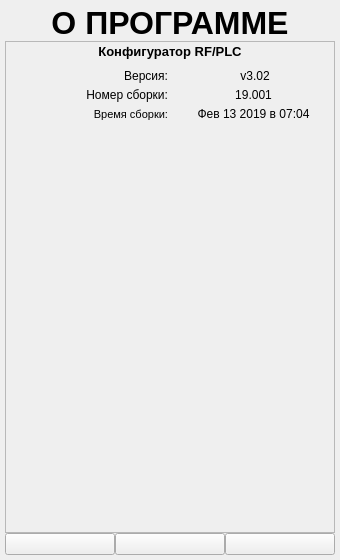
<?xml version="1.0" encoding="UTF-8"?>
<ui version="4.0">
 <class>About_Form</class>
 <widget class="QWidget" name="About_Form">
  <property name="geometry">
   <rect>
    <x>0</x>
    <y>0</y>
    <width>340</width>
    <height>560</height>
   </rect>
  </property>
  <property name="windowTitle">
   <string>Form</string>
  </property>
  <layout class="QVBoxLayout" name="verticalLayout_2">
   <property name="spacing">
    <number>0</number>
   </property>
   <property name="leftMargin">
    <number>5</number>
   </property>
   <property name="topMargin">
    <number>5</number>
   </property>
   <property name="rightMargin">
    <number>5</number>
   </property>
   <property name="bottomMargin">
    <number>5</number>
   </property>
   <item>
    <widget class="QLabel" name="label_1">
     <property name="sizePolicy">
      <sizepolicy hsizetype="Expanding" vsizetype="Minimum">
       <horstretch>0</horstretch>
       <verstretch>0</verstretch>
      </sizepolicy>
     </property>
     <property name="minimumSize">
      <size>
       <width>0</width>
       <height>0</height>
      </size>
     </property>
     <property name="font">
      <font>
       <family>Microsoft YaHei UI</family>
       <pointsize>24</pointsize>
       <weight>75</weight>
       <bold>true</bold>
      </font>
     </property>
     <property name="text">
      <string>О ПРОГРАММЕ</string>
     </property>
     <property name="alignment">
      <set>Qt::AlignCenter</set>
     </property>
    </widget>
   </item>
   <item>
    <widget class="QScrollArea" name="scrollArea">
     <property name="horizontalScrollBarPolicy">
      <enum>Qt::ScrollBarAlwaysOff</enum>
     </property>
     <property name="widgetResizable">
      <bool>true</bool>
     </property>
     <widget class="QWidget" name="scrollAreaWidgetContents">
      <property name="geometry">
       <rect>
        <x>0</x>
        <y>0</y>
        <width>328</width>
        <height>467</height>
       </rect>
      </property>
      <layout class="QVBoxLayout" name="verticalLayout">
       <property name="spacing">
        <number>0</number>
       </property>
       <property name="leftMargin">
        <number>0</number>
       </property>
       <property name="topMargin">
        <number>2</number>
       </property>
       <property name="rightMargin">
        <number>0</number>
       </property>
       <property name="bottomMargin">
        <number>2</number>
       </property>
       <item>
        <widget class="QLabel" name="AppName">
         <property name="sizePolicy">
          <sizepolicy hsizetype="Expanding" vsizetype="Minimum">
           <horstretch>0</horstretch>
           <verstretch>0</verstretch>
          </sizepolicy>
         </property>
         <property name="minimumSize">
          <size>
           <width>0</width>
           <height>0</height>
          </size>
         </property>
         <property name="font">
          <font>
           <family>Microsoft YaHei UI</family>
           <pointsize>10</pointsize>
           <weight>75</weight>
           <bold>true</bold>
          </font>
         </property>
         <property name="text">
          <string>Конфигуратор RF/PLC</string>
         </property>
         <property name="alignment">
          <set>Qt::AlignCenter</set>
         </property>
        </widget>
       </item>
       <item>
        <layout class="QGridLayout" name="gridLayout">
         <property name="leftMargin">
          <number>0</number>
         </property>
         <property name="topMargin">
          <number>10</number>
         </property>
         <property name="rightMargin">
          <number>0</number>
         </property>
         <property name="bottomMargin">
          <number>10</number>
         </property>
         <property name="spacing">
          <number>5</number>
         </property>
         <item row="0" column="1">
          <widget class="QLabel" name="label_3">
           <property name="sizePolicy">
            <sizepolicy hsizetype="Expanding" vsizetype="Minimum">
             <horstretch>0</horstretch>
             <verstretch>0</verstretch>
            </sizepolicy>
           </property>
           <property name="font">
            <font>
             <family>Microsoft YaHei UI</family>
             <weight>50</weight>
             <bold>false</bold>
            </font>
           </property>
           <property name="text">
            <string>Версия:</string>
           </property>
           <property name="alignment">
            <set>Qt::AlignRight|Qt::AlignTrailing|Qt::AlignVCenter</set>
           </property>
          </widget>
         </item>
         <item row="2" column="2">
          <widget class="QLabel" name="BuildingTime">
           <property name="sizePolicy">
            <sizepolicy hsizetype="Expanding" vsizetype="Minimum">
             <horstretch>0</horstretch>
             <verstretch>0</verstretch>
            </sizepolicy>
           </property>
           <property name="font">
            <font>
             <family>Microsoft YaHei UI</family>
             <weight>50</weight>
             <bold>false</bold>
            </font>
           </property>
           <property name="text">
            <string>Фев 13 2019 в 07:04</string>
           </property>
           <property name="alignment">
            <set>Qt::AlignCenter</set>
           </property>
          </widget>
         </item>
         <item row="0" column="2">
          <widget class="QLabel" name="BuildingVersion">
           <property name="sizePolicy">
            <sizepolicy hsizetype="Expanding" vsizetype="Minimum">
             <horstretch>0</horstretch>
             <verstretch>0</verstretch>
            </sizepolicy>
           </property>
           <property name="font">
            <font>
             <family>Microsoft YaHei UI</family>
             <weight>50</weight>
             <bold>false</bold>
            </font>
           </property>
           <property name="text">
            <string> v3.02</string>
           </property>
           <property name="alignment">
            <set>Qt::AlignCenter</set>
           </property>
          </widget>
         </item>
         <item row="2" column="1">
          <widget class="QLabel" name="label_5">
           <property name="sizePolicy">
            <sizepolicy hsizetype="Expanding" vsizetype="Minimum">
             <horstretch>0</horstretch>
             <verstretch>0</verstretch>
            </sizepolicy>
           </property>
           <property name="minimumSize">
            <size>
             <width>0</width>
             <height>0</height>
            </size>
           </property>
           <property name="font">
            <font>
             <family>Microsoft YaHei UI</family>
             <pointsize>8</pointsize>
             <weight>50</weight>
             <bold>false</bold>
            </font>
           </property>
           <property name="text">
            <string>Время сборки:</string>
           </property>
           <property name="alignment">
            <set>Qt::AlignRight|Qt::AlignTrailing|Qt::AlignVCenter</set>
           </property>
          </widget>
         </item>
         <item row="1" column="1">
          <widget class="QLabel" name="label_4">
           <property name="font">
            <font>
             <weight>50</weight>
             <bold>false</bold>
            </font>
           </property>
           <property name="text">
            <string>Номер сборки:</string>
           </property>
           <property name="alignment">
            <set>Qt::AlignRight|Qt::AlignTrailing|Qt::AlignVCenter</set>
           </property>
          </widget>
         </item>
         <item row="1" column="2">
          <widget class="QLabel" name="BuildingCRC">
           <property name="font">
            <font>
             <weight>50</weight>
             <bold>false</bold>
            </font>
           </property>
           <property name="text">
            <string>19.001</string>
           </property>
           <property name="alignment">
            <set>Qt::AlignCenter</set>
           </property>
          </widget>
         </item>
        </layout>
       </item>
       <item>
        <spacer name="verticalSpacer">
         <property name="orientation">
          <enum>Qt::Vertical</enum>
         </property>
         <property name="sizeHint" stdset="0">
          <size>
           <width>20</width>
           <height>40</height>
          </size>
         </property>
        </spacer>
       </item>
      </layout>
     </widget>
    </widget>
   </item>
   <item>
    <widget class="QWidget" name="DownPanel_Widget" native="true">
     <property name="styleSheet">
      <string notr="true"/>
     </property>
     <layout class="QVBoxLayout" name="verticalLayout_4">
      <property name="spacing">
       <number>0</number>
      </property>
      <property name="leftMargin">
       <number>0</number>
      </property>
      <property name="topMargin">
       <number>0</number>
      </property>
      <property name="rightMargin">
       <number>0</number>
      </property>
      <property name="bottomMargin">
       <number>0</number>
      </property>
      <item>
       <layout class="QHBoxLayout" name="horizontalLayout">
        <property name="spacing">
         <number>0</number>
        </property>
        <item>
         <widget class="QPushButton" name="None">
          <property name="enabled">
           <bool>true</bool>
          </property>
          <property name="sizePolicy">
           <sizepolicy hsizetype="Expanding" vsizetype="Minimum">
            <horstretch>0</horstretch>
            <verstretch>0</verstretch>
           </sizepolicy>
          </property>
          <property name="minimumSize">
           <size>
            <width>0</width>
            <height>0</height>
           </size>
          </property>
          <property name="font">
           <font>
            <family>Microsoft YaHei UI</family>
           </font>
          </property>
          <property name="text">
           <string/>
          </property>
          <property name="icon">
           <iconset>
            <normaloff>:/new/icons/images/OK.png</normaloff>:/new/icons/images/OK.png</iconset>
          </property>
          <property name="iconSize">
           <size>
            <width>30</width>
            <height>30</height>
           </size>
          </property>
          <property name="checkable">
           <bool>false</bool>
          </property>
          <property name="checked">
           <bool>false</bool>
          </property>
         </widget>
        </item>
        <item>
         <widget class="QPushButton" name="Back">
          <property name="sizePolicy">
           <sizepolicy hsizetype="Expanding" vsizetype="Minimum">
            <horstretch>0</horstretch>
            <verstretch>0</verstretch>
           </sizepolicy>
          </property>
          <property name="minimumSize">
           <size>
            <width>0</width>
            <height>0</height>
           </size>
          </property>
          <property name="text">
           <string/>
          </property>
          <property name="iconSize">
           <size>
            <width>30</width>
            <height>30</height>
           </size>
          </property>
         </widget>
        </item>
        <item>
         <widget class="QPushButton" name="Apply">
          <property name="sizePolicy">
           <sizepolicy hsizetype="Expanding" vsizetype="Minimum">
            <horstretch>0</horstretch>
            <verstretch>0</verstretch>
           </sizepolicy>
          </property>
          <property name="minimumSize">
           <size>
            <width>0</width>
            <height>0</height>
           </size>
          </property>
          <property name="font">
           <font>
            <family>Microsoft YaHei UI</family>
           </font>
          </property>
          <property name="text">
           <string/>
          </property>
          <property name="icon">
           <iconset resource="../RESOURCES/images.qrc">
            <normaloff>:/images/icons/images/OK.png</normaloff>:/images/icons/images/OK.png</iconset>
          </property>
          <property name="iconSize">
           <size>
            <width>30</width>
            <height>30</height>
           </size>
          </property>
         </widget>
        </item>
       </layout>
      </item>
     </layout>
    </widget>
   </item>
  </layout>
 </widget>
 <resources>
  <include location="../RESOURCES/images.qrc"/>
 </resources>
 <connections/>
</ui>
